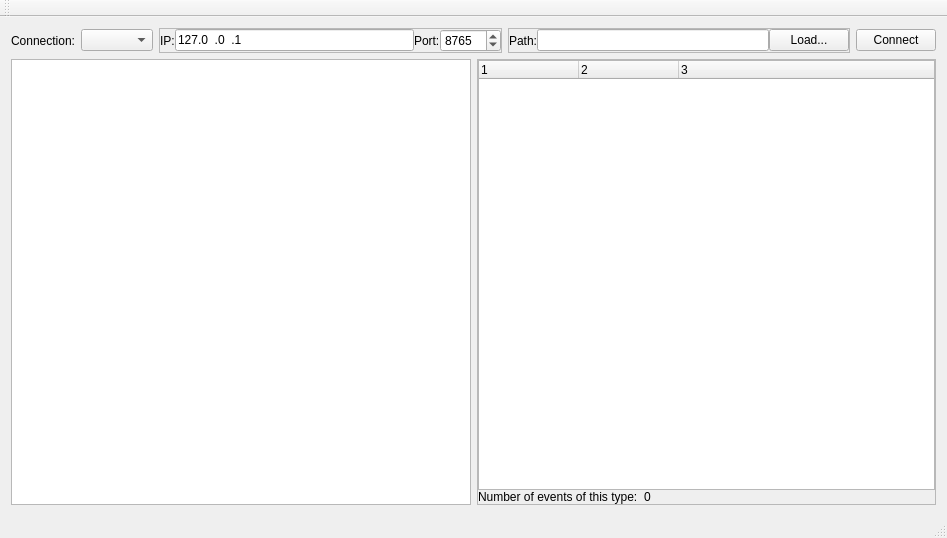
<?xml version="1.0" encoding="UTF-8"?>
<ui version="4.0">
 <class>MainWindow</class>
 <widget class="QMainWindow" name="MainWindow">
  <property name="geometry">
   <rect>
    <x>0</x>
    <y>0</y>
    <width>947</width>
    <height>538</height>
   </rect>
  </property>
  <property name="windowTitle">
   <string>HawkTracer Viewer</string>
  </property>
  <widget class="QWidget" name="centralWidget">
   <layout class="QVBoxLayout" name="verticalLayout">
    <item>
     <layout class="QHBoxLayout" name="horizontalLayout">
      <item>
       <widget class="QLabel" name="label">
        <property name="text">
         <string>Connection:</string>
        </property>
       </widget>
      </item>
      <item>
       <widget class="QComboBox" name="streamTypeComboBox"/>
      </item>
      <item>
       <widget class="QFrame" name="tcpIpStreamFrame">
        <property name="minimumSize">
         <size>
          <width>0</width>
          <height>0</height>
         </size>
        </property>
        <property name="frameShape">
         <enum>QFrame::StyledPanel</enum>
        </property>
        <property name="frameShadow">
         <enum>QFrame::Raised</enum>
        </property>
        <layout class="QHBoxLayout" name="horizontalLayout_3">
         <property name="spacing">
          <number>0</number>
         </property>
         <property name="leftMargin">
          <number>0</number>
         </property>
         <property name="topMargin">
          <number>0</number>
         </property>
         <property name="rightMargin">
          <number>0</number>
         </property>
         <property name="bottomMargin">
          <number>0</number>
         </property>
         <item>
          <widget class="QLabel" name="label_2">
           <property name="text">
            <string>IP:</string>
           </property>
          </widget>
         </item>
         <item>
          <widget class="QLineEdit" name="tcpIpLineEdit">
           <property name="inputMask">
            <string>000.000.000.000</string>
           </property>
           <property name="text">
            <string>127.0.0.1</string>
           </property>
          </widget>
         </item>
         <item>
          <widget class="QLabel" name="label_3">
           <property name="text">
            <string>Port:</string>
           </property>
          </widget>
         </item>
         <item>
          <widget class="QSpinBox" name="portSpinBox">
           <property name="maximum">
            <number>65535</number>
           </property>
           <property name="value">
            <number>8765</number>
           </property>
          </widget>
         </item>
        </layout>
       </widget>
      </item>
      <item>
       <widget class="QFrame" name="fileStreamFrame">
        <property name="minimumSize">
         <size>
          <width>100</width>
          <height>0</height>
         </size>
        </property>
        <property name="frameShape">
         <enum>QFrame::StyledPanel</enum>
        </property>
        <property name="frameShadow">
         <enum>QFrame::Raised</enum>
        </property>
        <layout class="QHBoxLayout" name="horizontalLayout_4">
         <property name="spacing">
          <number>0</number>
         </property>
         <property name="leftMargin">
          <number>0</number>
         </property>
         <property name="topMargin">
          <number>0</number>
         </property>
         <property name="rightMargin">
          <number>0</number>
         </property>
         <property name="bottomMargin">
          <number>0</number>
         </property>
         <item>
          <widget class="QLabel" name="label_4">
           <property name="text">
            <string>Path:</string>
           </property>
          </widget>
         </item>
         <item>
          <widget class="QLineEdit" name="filePathLineEdit">
           <property name="text">
            <string/>
           </property>
          </widget>
         </item>
         <item>
          <widget class="QPushButton" name="filePathSelectPushButton">
           <property name="text">
            <string>Load...</string>
           </property>
           <property name="autoDefault">
            <bool>false</bool>
           </property>
           <property name="default">
            <bool>false</bool>
           </property>
           <property name="flat">
            <bool>false</bool>
           </property>
          </widget>
         </item>
        </layout>
       </widget>
      </item>
      <item>
       <widget class="QPushButton" name="connect_PushButton">
        <property name="text">
         <string>Connect</string>
        </property>
       </widget>
      </item>
     </layout>
    </item>
    <item>
     <layout class="QHBoxLayout" name="horizontalLayout_2">
      <item>
       <widget class="QTreeView" name="treeView">
        <property name="editTriggers">
         <set>QAbstractItemView::NoEditTriggers</set>
        </property>
       </widget>
      </item>
      <item>
       <widget class="QFrame" name="frame">
        <property name="minimumSize">
         <size>
          <width>0</width>
          <height>0</height>
         </size>
        </property>
        <property name="frameShape">
         <enum>QFrame::StyledPanel</enum>
        </property>
        <property name="frameShadow">
         <enum>QFrame::Raised</enum>
        </property>
        <layout class="QVBoxLayout" name="verticalLayout_3">
         <property name="spacing">
          <number>0</number>
         </property>
         <property name="leftMargin">
          <number>0</number>
         </property>
         <property name="topMargin">
          <number>0</number>
         </property>
         <property name="rightMargin">
          <number>0</number>
         </property>
         <property name="bottomMargin">
          <number>0</number>
         </property>
         <item>
          <widget class="QTreeWidget" name="treeWidget">
           <property name="contextMenuPolicy">
            <enum>Qt::CustomContextMenu</enum>
           </property>
           <property name="columnCount">
            <number>3</number>
           </property>
           <column>
            <property name="text">
             <string notr="true">1</string>
            </property>
           </column>
           <column>
            <property name="text">
             <string notr="true">2</string>
            </property>
           </column>
           <column>
            <property name="text">
             <string notr="true">3</string>
            </property>
           </column>
          </widget>
         </item>
         <item>
          <layout class="QFormLayout" name="formLayout">
           <item row="0" column="0">
            <widget class="QLabel" name="numberEventsDescLabel">
             <property name="text">
              <string>Number of events of this type:</string>
             </property>
            </widget>
           </item>
           <item row="0" column="1">
            <widget class="QLabel" name="numberEventsLabel">
             <property name="text">
              <string>0</string>
             </property>
            </widget>
           </item>
          </layout>
         </item>
        </layout>
       </widget>
      </item>
     </layout>
    </item>
   </layout>
  </widget>
  <widget class="QMenuBar" name="menuBar">
   <property name="geometry">
    <rect>
     <x>0</x>
     <y>0</y>
     <width>947</width>
     <height>28</height>
    </rect>
   </property>
  </widget>
  <widget class="QToolBar" name="mainToolBar">
   <attribute name="toolBarArea">
    <enum>TopToolBarArea</enum>
   </attribute>
   <attribute name="toolBarBreak">
    <bool>false</bool>
   </attribute>
  </widget>
  <widget class="QStatusBar" name="statusBar"/>
 </widget>
 <layoutdefault spacing="6" margin="11"/>
 <resources/>
 <connections/>
</ui>
